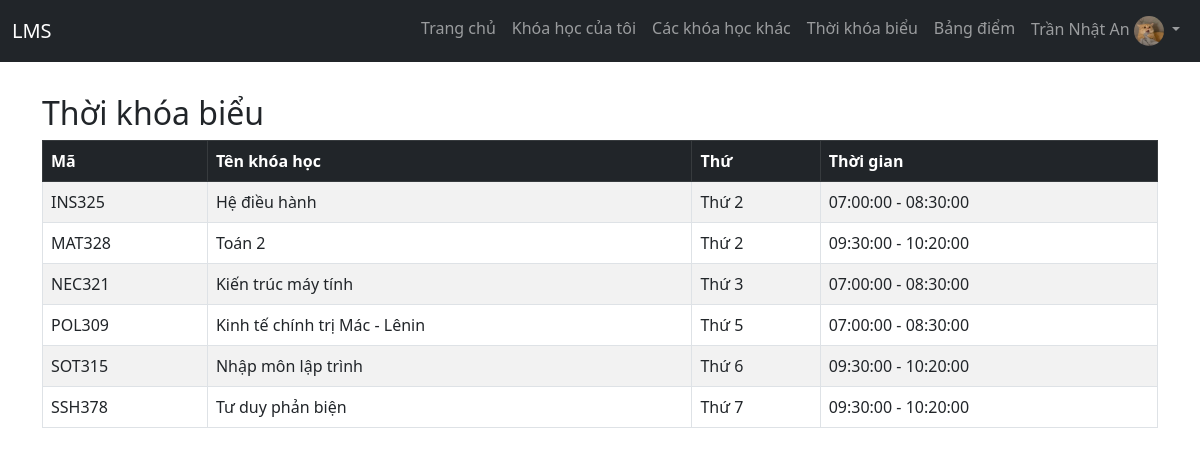
The app's page /student/schedule.php (signed in) with its own data.
### tables this page shows
CREATE TABLE course
(
    course_id INT PRIMARY KEY NOT NULL AUTO_INCREMENT,
    course_background VARCHAR(255),
    course_code VARCHAR(10) NOT NULL,
    course_name VARCHAR(255) NOT NULL,
    course_description TEXT NOT NULL,
    teacher_id BIGINT NOT NULL,
    start_date DATE NOT NULL,
    end_date DATE NOT NULL,
    status CHAR(1) NOT NULL
);

CREATE TABLE course_schedule
(
  course_schedule_id INT PRIMARY KEY NOT NULL AUTO_INCREMENT,
  course_id INT NOT NULL,
  day_of_week VARCHAR(1) NOT NULL,
  start_time TIME NOT NULL,
  end_time TIME NOT NULL
);

### student/schedule.php (the view, shortened to what this page needs)
<?php
include('layout.php');
include_once('../config/connect.php');
if (isset($_SESSION['full_name']))
{
    $user_id = $_SESSION['user_id'];
    $sql = "SELECT * FROM course co
    INNER JOIN course_member cm ON co.course_id = cm.course_id
    INNER JOIN course_schedule cs ON co.course_id = cs.course_id
    WHERE student_id = $user_id";
    $result = mysqli_query($dbconnect, $sql);
}
?>
<!DOCTYPE html>
<html lang="en">
<head>
    <link rel="stylesheet" href="https://cdn.jsdelivr.net/npm/bootstrap@5.3.0/dist/css/bootstrap.min.css">
</head>
<body>
    <div class="container mt-4">
        <h2>Thời khóa biểu</h2>
        <table class="table table-bordered table-striped table-hover">
            <thead class="table-dark">
                <tr>
                    <th scope="col">Mã</th>
                    <th scope="col">Tên khóa học</th>
                    <th scope="col">Thứ</th>
                    <th scope="col">Thời gian</th>
                </tr>
            </thead>
            <tbody>
            <?php
            mysqli_data_seek($result, 0);
            while ($row = mysqli_fetch_array($result)) {
            ?>
                <tr>
                    <td><?php echo $row['course_code']; ?></td>
                    <td><?php echo $row['course_name']; ?></td>
                    <td>Thứ <?php echo $row['day_of_week']; ?></td>
                    <td><?php echo $row['start_time']; ?> - <?php echo $row['end_time']; ?></td>
                </tr>
            <?php
            }
            ?>
            </tbody>
        </table>
    </div>
</body>
</html>

### student/layout.php (style rules this page uses)
body { padding-top: 70px; }

### records on screen
course: course_code "INS325", course_name "Hệ điều hành", course_schedule.day_of_week "2", course_schedule.start_time "07:00:00", course_schedule.end_time "08:30:00"
course: course_code "MAT328", course_name "Toán 2", course_schedule.day_of_week "2", course_schedule.start_time "09:30:00", course_schedule.end_time "10:20:00"
course: course_code "NEC321", course_name "Kiến trúc máy tính", course_schedule.day_of_week "3", course_schedule.start_time "07:00:00", course_schedule.end_time "08:30:00"
course: course_code "POL309", course_name "Kinh tế chính trị Mác - Lênin", course_schedule.day_of_week "5", course_schedule.start_time "07:00:00", course_schedule.end_time "08:30:00"
course: course_code "SOT315", course_name "Nhập môn lập trình", course_schedule.day_of_week "6", course_schedule.start_time "09:30:00", course_schedule.end_time "10:20:00"
course: course_code "SSH378", course_name "Tư duy phản biện", course_schedule.day_of_week "7", course_schedule.start_time "09:30:00", course_schedule.end_time "10:20:00"

### other values on screen
$username_now "Trần Nhật An"
